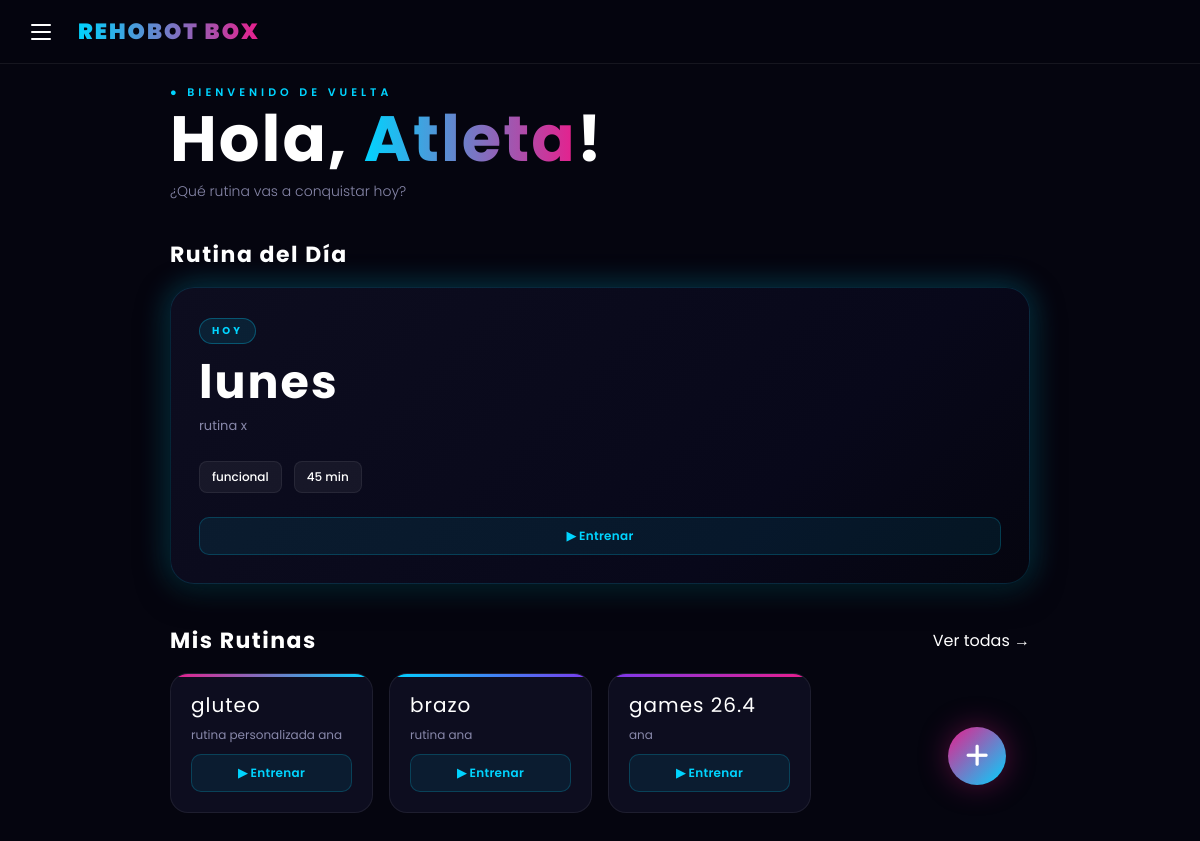
Before: /inicio/ (signed in) with the older database file.
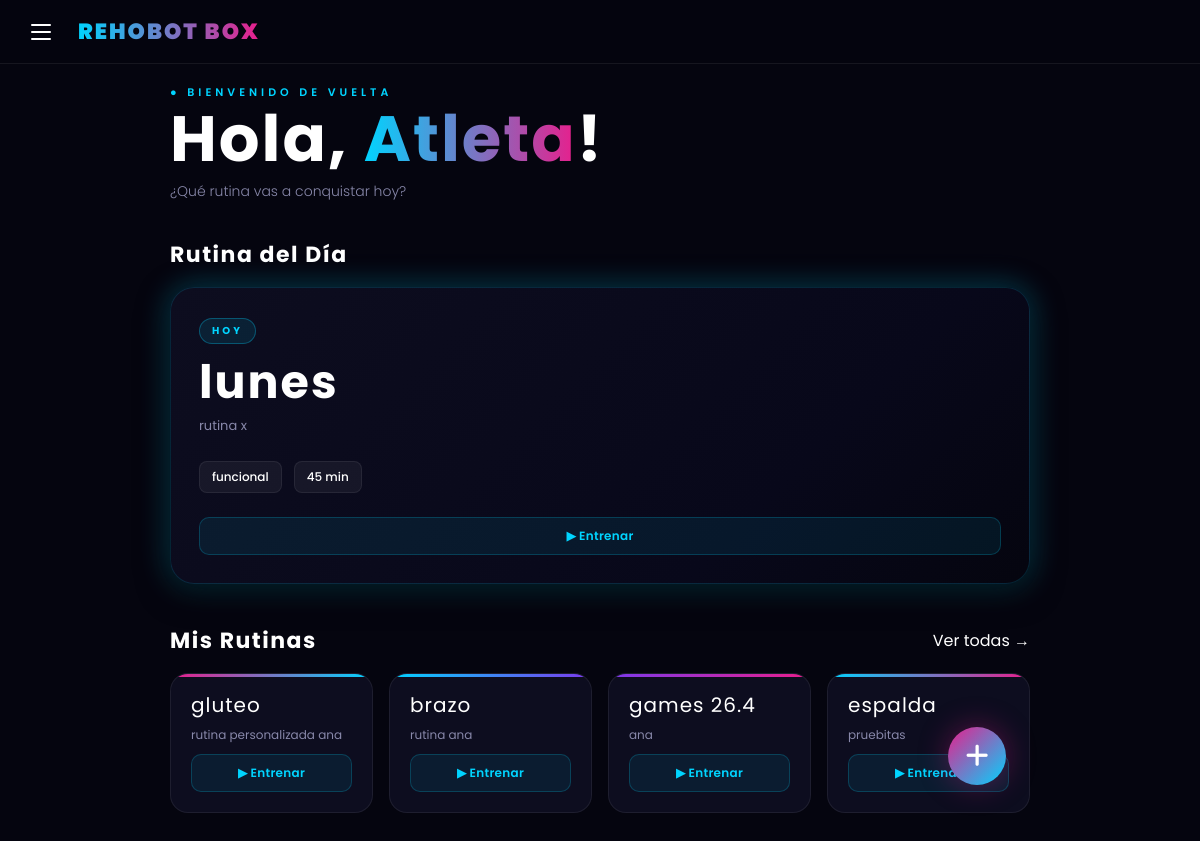
After: the same page with the newer database file.
### rutinas/models.py (models this page shows, shortened)
class Rutina(models.Model):
    TIPO_RUTINA = [
        ('predeterminada','Predeterminada'),
        ('personal','Personal'),
        ]
    TIPO_ENTRENAMIENTO = [
        ('crossfit',    'CrossFit'),
        ('fuerza',      'Fuerza'),
        ('cardio',      'Cardio'),
        ('funcional',   'Funcional'),
        ('hipertrofia', 'Hipertrofia'),
        ('flexibilidad','Flexibilidad'),
    ]
    id_rutina = models.AutoField(primary_key=True)
    id_usuario = models.ForeignKey(Usuario, on_delete=models.CASCADE, related_name='rutinas')
    nombre_rutina = models.CharField(max_length=100)
    descripcion = models.TextField(max_length=500)
    tipo_rutina = models.CharField(max_length=20, choices=TIPO_RUTINA, default='personal')
    tipo_entrenamiento = models.CharField(max_length=20, choices=TIPO_ENTRENAMIENTO, default='funcional')
    duracion = models.IntegerField(default=45, help_text='Duración en minutos')
    fecha_creacion = models.DateTimeField(auto_now_add=True)

### gimnasio/views.py (the view)
# urls.py: path('inicio/', views.inicio, name='inicio'),
@login_required
def inicio(request):
    membresia_activa = Membresia.objects.filter(
        id_usuario=request.user,
        estado='activa'
    ).first()
    if not membresia_activa:
        return redirect('planes')
    predeterminada = Rutina.objects.filter(
        tipo_rutina='predeterminada'
    ).order_by('-fecha_creacion').first()
    rutinasUsuario = Rutina.objects.filter(
        id_usuario=request.user,
        tipo_rutina='personal'
    )
    return render(request, 'gimnasio/inicio.html', {'rutina': predeterminada,'rutinas': rutinasUsuario})

### templates/gimnasio/inicio.html (shortened to what this page needs)
{% load static %}
<!DOCTYPE html>
<html lang="es">
<head>
   <link rel="stylesheet" href="https://cdnjs.cloudflare.com/ajax/libs/font-awesome/6.5.0/css/all.min.css">
   <link rel="stylesheet" href="{% static 'css/inicio.css' %}">
</head>
<body>
  <header class="topbar">
    <label for="sidebar-toggle" class="menu-btn" aria-label="Menú">
      <span></span>
      <span></span>
      <span></span>
    </label>
    <span class="topbar-title">REHOBOT BOX</span>
  </header>
  <main class="main">
    <section class="greeting">
      <p class="greeting-sup">● Bienvenido de vuelta</p>
      <h1 class="greeting-name">
        Hola, <span class="highlight">{{ user.first_name |default:"Atleta"}}</span>!
      </h1>
      <p class="greeting-sub">¿Qué rutina vas a conquistar hoy?</p>
    </section>
    <section class="rutina-dia-wrap">
      <div class="section-header">
        <h2 class="section-title">Rutina del Día</h2>
      </div>
      {% if rutina %}
        <div class="rutina-dia-card">
          <div class="rutina-badge">HOY</div>
          <h3 class="rutina-nombre">{{ rutina.nombre_rutina }}</h3>
          <p class="rutina-desc">{{ rutina.descripcion }}</p>
          <div class="rutina-caracteristicas">
            <span class="etiqueta">{{ rutina.tipo_entrenamiento }}</span>
            <span class="etiqueta">{{ rutina.duracion }} min</span>
          </div>
          <a href="#" class="btn-empezar">▶ Entrenar</a>
        </div>
      {% else %}
        <div class="empty-state">
          <p class="empty-title">Sin rutina asignada</p>
          <p class="empty-sub">No tienes una rutina para hoy.<br>¡Crea una o contacta a tu entrenador!</p>
        </div>
      {% endif %}
    </section>
    <section class="rutinas-wrap">
      <div class="section-header">
        <h2 class="section-title">Mis Rutinas</h2>
        <a href="#" class="fab" title="Nueva rutina">+</a>
        <a href="#" class="section-link">Ver todas →</a>
      </div>
      {% if rutinas %}
        <div class="rutinas-grid">
          {% for r in rutinas|slice:":4" %}
            <div class="rutina-card">
              <p class="rutina-card-nombre">{{ r.nombre_rutina }}</p>
              <p class="rutina-card-desc">{{ r.descripcion }}</p>
              <a href="#" class="btn-empezar">▶ Entrenar</a>
            </div>
          {% endfor %}
        </div>
      {% else %}
        <div class="empty-state">
          <p>No tienes rutinas aún.</p>
            </div>
      {% endif %}
    </section>
  </main>
</body>
</html>

Changed rows visible on the page:
added Rutina: nombre_rutina "espalda", descripcion "pruebitas"
